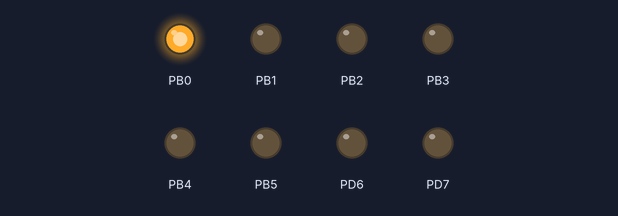
Simulated run of this program. Board: ATmega328P, built with avr-gcc and emulated at 16 MHz. Parts: output pins drawn as LEDs (lit = HIGH).

Above: at 0.05 s.
At 0.35 s:
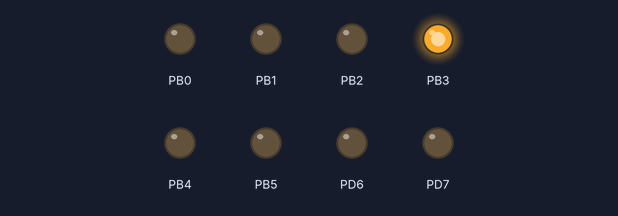
At 0.75 s:
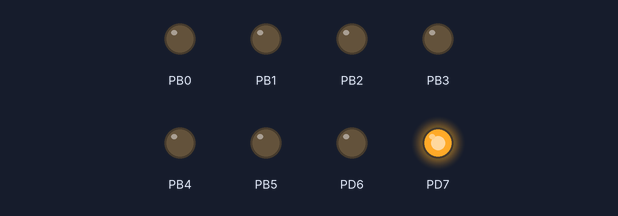
At 1.45 s:
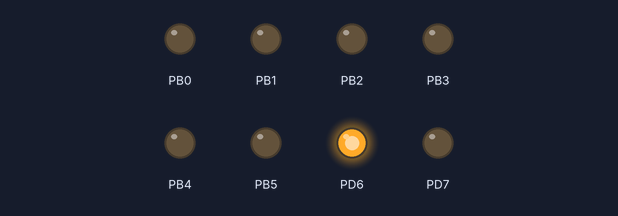
At 2.15 s:
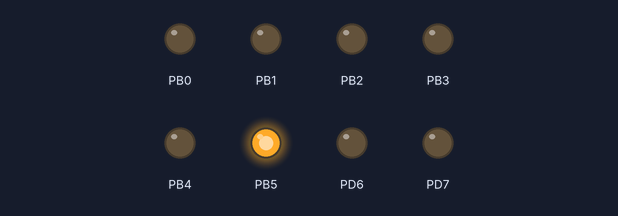
At 2.85 s:
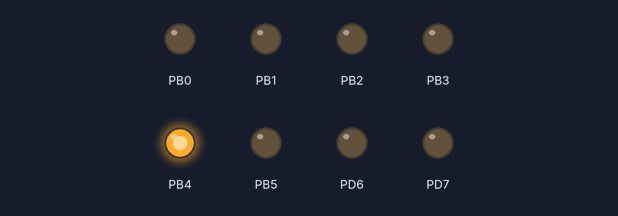
Timing chart, 0 to 3.1 s (numbered marks = the images above):
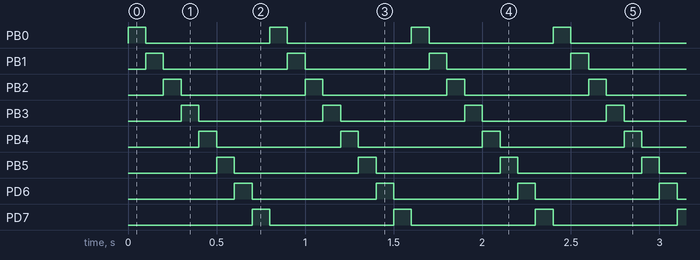

The program:

main.c
```c
/*
 * LED_seq.c
 *
 * Created: 2026-06-07 6:05:45 PM
 * Author : fedbi
 */

#define F_CPU 16000000UL      // Ardiuno frequency
#include <avr/io.h>
#include <util/delay.h>


int main(void)
{
	/*LED setting*/
	DDRB |= 0x3F;   // setting PORTB0-5 only as output
	DDRD |= ((1<<DDD6)|(1<<DDD7));   // setting PORTD6,7 as output
	PORTB &= ~(0x3F);   // setting all led off state from PB0-5
	PORTD &= ~((1<<PORTD6)|(1<<PORTD7));   // setting D6,D7

	while (1)
	{
		for (uint8_t i=0; i< 8;i++ )
		{
			if (i<6)
			{
				PORTD &= ~((1<<PORTD6)|(1<<PORTD7));
				PORTB =(1<<i);   //setting 1,2,4,8,16,32
				_delay_ms(100);
			}
			else
			{
				PORTB &= ~(0x3F);    // setting all led off state from PB0-5
				PORTD =(1<<i);   //64,128 using portD6,D7, AS portb6,B7 not available
				_delay_ms(100);
			}
		}
	}
	return 0;
}
```

Measured:
- by itself, PB0–5, PD6, PD7: alternates HIGH for 0.10 s and LOW for 0.70 s
- by itself, everything shown: repeats every 0.80 s, in 8 steps
